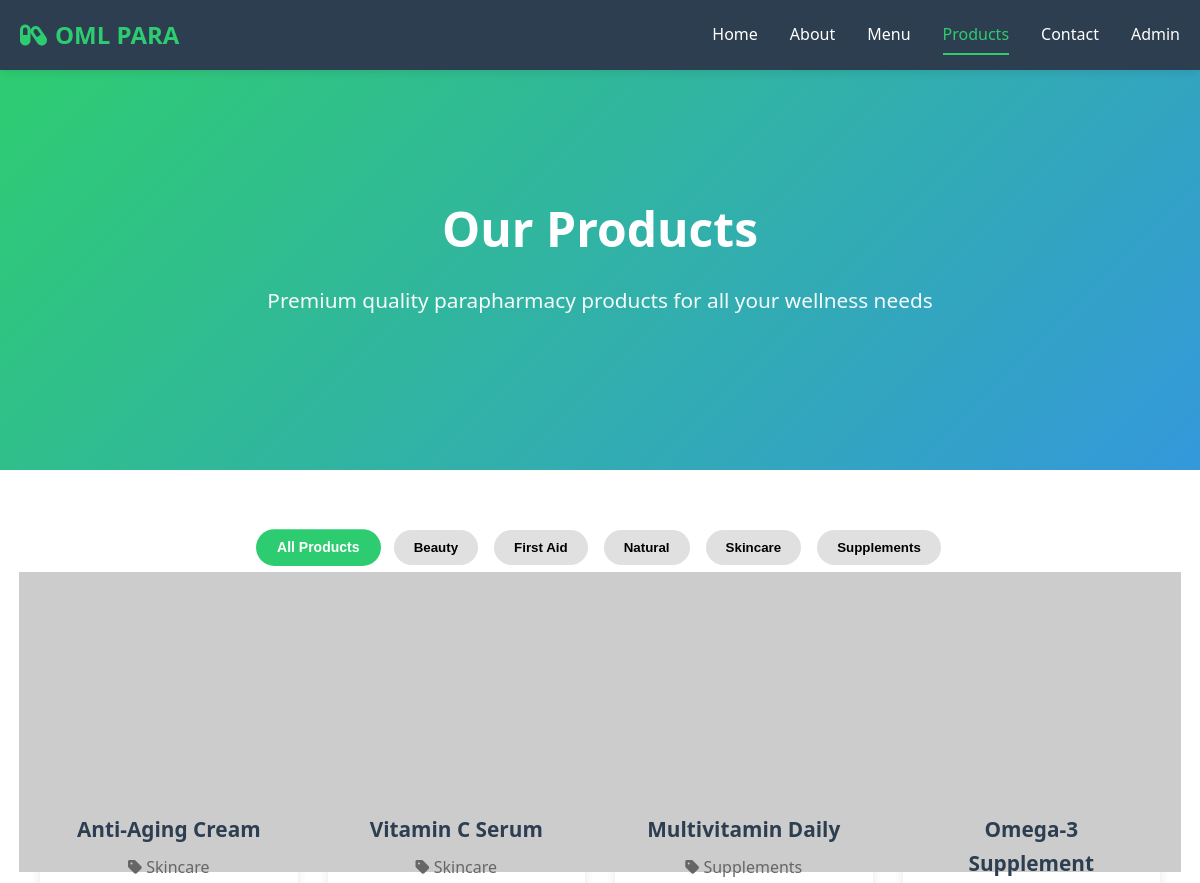
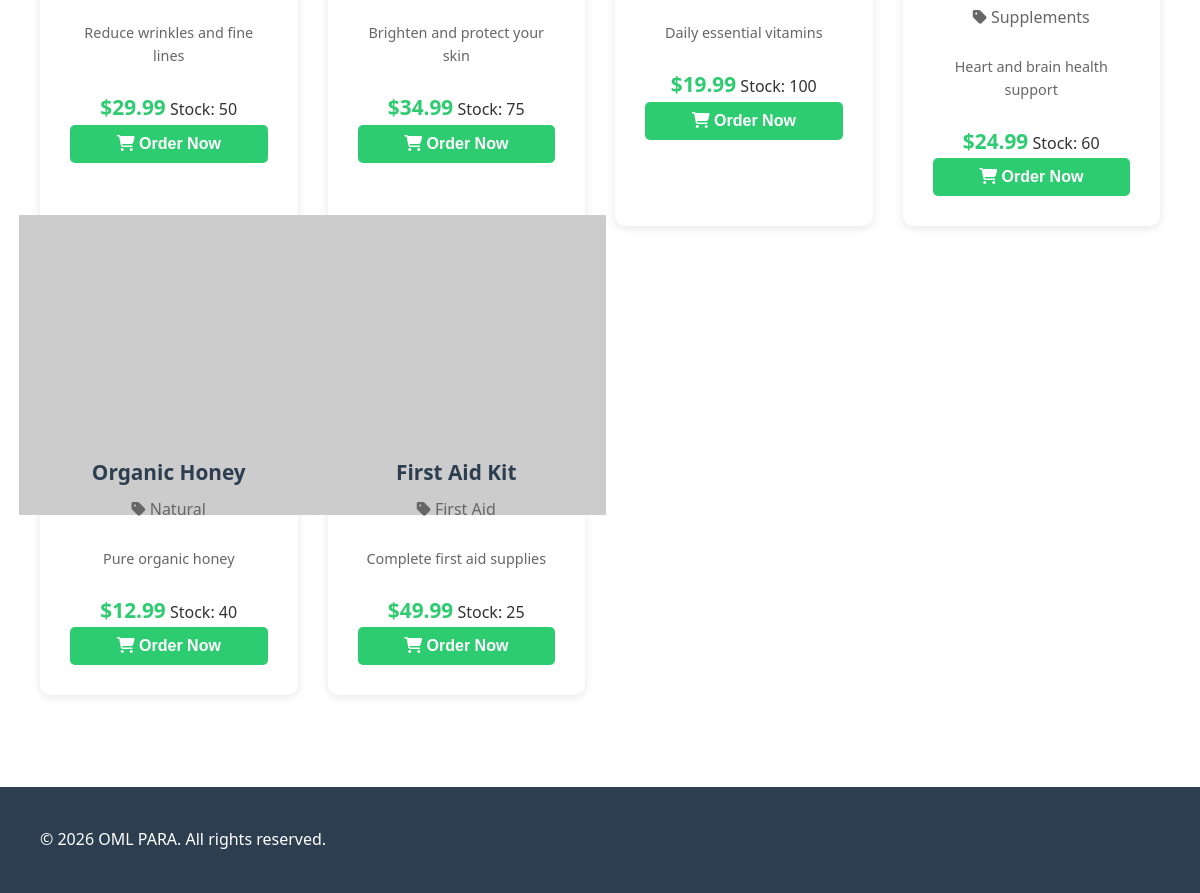
/products.php, run on the app's committed database (2 pictures, top to bottom).
### tables this page shows
CREATE TABLE IF NOT EXISTS categories (
    id INT PRIMARY KEY AUTO_INCREMENT,
    name VARCHAR(100) NOT NULL UNIQUE,
    description TEXT,
    slug VARCHAR(100) UNIQUE,
    created_at TIMESTAMP DEFAULT CURRENT_TIMESTAMP,
    updated_at TIMESTAMP DEFAULT CURRENT_TIMESTAMP ON UPDATE CURRENT_TIMESTAMP
);

CREATE TABLE IF NOT EXISTS products (
    id INT PRIMARY KEY AUTO_INCREMENT,
    category_id INT NOT NULL,
    name VARCHAR(200) NOT NULL,
    description TEXT,
    price DECIMAL(10, 2) NOT NULL,
    stock_quantity INT DEFAULT 0,
    is_available BOOLEAN DEFAULT 1,
    is_disabled BOOLEAN DEFAULT 0,
    image_url VARCHAR(255),
    created_at TIMESTAMP DEFAULT CURRENT_TIMESTAMP,
    updated_at TIMESTAMP DEFAULT CURRENT_TIMESTAMP ON UPDATE CURRENT_TIMESTAMP,
    FOREIGN KEY (category_id) REFERENCES categories(id) ON DELETE CASCADE
);

### config.php (called while the page is built, shortened)
<?php
function sanitize($input) {
    return htmlspecialchars($input, ENT_QUOTES, 'UTF-8');
}
?>

### products.php (the view, shortened to what this page needs)
<?php
require_once 'config.php';
$categories = $pdo->query('SELECT * FROM categories ORDER BY name')->fetchAll();
$sql = 'SELECT p.*, c.name as category_name FROM products p LEFT JOIN categories c ON p.category_id = c.id WHERE p.is_disabled = 0 AND p.is_available = 1';
$params = [];
$sql .= ' ORDER BY p.created_at DESC';
$stmt = $pdo->prepare($sql);
$stmt->execute($params);
$products = $stmt->fetchAll();
?>
<!DOCTYPE html>
<html lang="en">
<head>
    <link rel="stylesheet" href="styles.css">
    <link rel="stylesheet" href="https://cdnjs.cloudflare.com/ajax/libs/font-awesome/6.4.0/css/all.min.css">
</head>
<body>
    <nav class="navbar">
        <div class="nav-container">
            <div class="nav-logo">
                <i class="fas fa-capsules"></i>
                <span>OML PARA</span>
            </div>
            <ul class="nav-menu">
                <li class="nav-item"><a href="index.php" class="nav-link">Home</a></li>
                <li class="nav-item"><a href="about.php" class="nav-link">About</a></li>
                <li class="nav-item"><a href="menu.php" class="nav-link">Menu</a></li>
                <li class="nav-item"><a href="products.php" class="nav-link active">Products</a></li>
                <li class="nav-item"><a href="contact.php" class="nav-link">Contact</a></li>
                <li class="nav-item"><a href="admin/login.php" class="nav-link">Admin</a></li>
            </ul>
        </div>
    </nav>
    <section class="hero">
        <div class="hero-content">
            <h1>Our Products</h1>
            <p>Premium quality parapharmacy products for all your wellness needs</p>
        </div>
    </section>
    <section class="products-section">
        <div class="container">
            <div class="filter-buttons">
                <button class="filter-btn active" data-filter="all">All Products</button>
                <?php foreach ($categories as $cat): ?>
                    <button class="filter-btn" data-filter="<?php echo sanitize($cat['slug']); ?>">
                        <?php echo sanitize($cat['name']); ?>
                    </button>
                <?php endforeach; ?>
            </div>
            <div class="products-grid">
                <?php foreach ($products as $product): ?>
                    <div class="product-card filter-item" data-category="<?php echo sanitize($product['category_name']); ?>" data-slug="<?php echo sanitize($product['slug'] ?? strtolower(str_replace(' ', '-', $product['category_name']))); ?>">
                        <div class="product-image">
                            <img src="<?php echo $product['image_url'] ?: 'https://via.placeholder.com/300x300?text=' . urlencode($product['name']); ?>" alt="<?php echo sanitize($product['name']); ?>">
                        </div>
                        <div class="product-info">
                            <h3><?php echo sanitize($product['name']); ?></h3>
                            <p class="category">
                                <i class="fas fa-tag"></i> <?php echo sanitize($product['category_name']); ?>
                            </p>
                            <p class="description"><?php echo sanitize(substr($product['description'], 0, 80)); ?></p>
                            <div class="price-stock">
                                <span class="price">$<?php echo number_format($product['price'], 2); ?></span>
                                <span class="stock">Stock: <?php echo $product['stock_quantity']; ?></span>
                            </div>
                            <button class="btn btn-add-cart" onclick="orderProduct(<?php echo $product['id']; ?>, '<?php echo sanitize($product['name']); ?>', <?php echo $product['price']; ?>)" <?php echo !$product['is_available'] ? 'disabled' : ''; ?>>
                                <i class="fas fa-shopping-cart"></i> Order Now
                            </button>
                        </div>
                    </div>
                <?php endforeach; ?>
            </div>
        </div>
    </section>
    <footer class="footer">
        <div class="container">
            <p>&copy; 2026 OML PARA. All rights reserved.</p>
        </div>
    </footer>
</body>
</html>

### styles.css (style rules this page uses)
* { margin: 0; padding: 0; box-sizing: border-box; }
:root { --primary-color: #2ecc71; --secondary-color: #3498db; --dark-color: #2c3e50; --light-color: #ecf0f1; --text-color: #333; --border-color: #ddd; --shadow: 0 2px 10px rgba(0, 0, 0, 0.1); }
html { scroll-behavior: smooth; }
body { font-family: 'Segoe UI', Tahoma, Geneva, Verdana, sans-serif; line-height: 1.6; color: var(--text-color); background-color: #fff; }
.container { max-width: 1200px; margin: 0 auto; padding: 0 20px; }
.navbar { background-color: var(--dark-color); padding: 0; position: sticky; top: 0; z-index: 100; box-shadow: var(--shadow); }
.nav-container { max-width: 1200px; margin: 0 auto; padding: 1rem 20px; display: flex; justify-content: space-between; align-items: center; }
.nav-logo { color: var(--primary-color); font-size: 1.5rem; font-weight: bold; display: flex; align-items: center; gap: 0.5rem; }
.nav-menu { display: flex; list-style: none; gap: 2rem; }
.nav-item { position: relative; }
.nav-link { color: #fff; text-decoration: none; font-weight: 500; transition: color 0.3s; padding: 0.5rem 0; }
.nav-link:hover, .nav-link.active { color: var(--primary-color); border-bottom: 2px solid var(--primary-color); }
.hero { background: linear-gradient(135deg, var(--primary-color) 0%, var(--secondary-color) 100%); color: white; padding: 100px 20px; text-align: center; min-height: 400px; display: flex; align-items: center; justify-content: center; }
.hero-content { max-width: 800px; }
.hero h1 { font-size: 3rem; margin-bottom: 1rem; font-weight: bold; }
.hero p { font-size: 1.3rem; margin-bottom: 2rem; opacity: 0.95; }
.btn { padding: 12px 30px; border: none; border-radius: 5px; cursor: pointer; font-size: 1rem; font-weight: 600; transition: all 0.3s; text-decoration: none; display: inline-block; }
.btn-add-cart { background-color: var(--secondary-color); color: white; padding: 10px 20px; border: none; border-radius: 5px; cursor: pointer; transition: all 0.3s; font-weight: 600; }
.products-grid { display: grid; grid-template-columns: repeat(auto-fit, minmax(250px, 1fr)); gap: 30px; margin-bottom: 2rem; }
.product-card { background: white; padding: 30px; border-radius: 10px; text-align: center; box-shadow: var(--shadow); transition: all 0.3s; border-top: 4px solid var(--primary-color); }
.product-card h3 { font-size: 1.3rem; margin-bottom: 0.5rem; color: var(--dark-color); }
.product-card p { color: #666; margin-bottom: 1.5rem; }
.products-section { padding: 60px 20px; background-color: white; }
.filter-buttons { display: flex; justify-content: center; gap: 1rem; margin-bottom: 3rem; flex-wrap: wrap; }
.filter-btn { padding: 10px 20px; background-color: #e0e0e0; border: none; border-radius: 25px; cursor: pointer; transition: all 0.3s; font-weight: 600; }
.filter-btn.active, .filter-btn:hover { background-color: var(--primary-color); color: white; }
.product-image { width: 100%; height: 150px; background: linear-gradient(135deg, var(--primary-color), var(--secondary-color)); border-radius: 8px; display: flex; align-items: center; justify-content: center; margin-bottom: 1rem; font-size: 2.5rem; color: white; }
.price { font-size: 1.3rem; color: var(--primary-color); font-weight: bold; margin: 0.5rem 0; }
.description { font-size: 0.9rem; color: #666; margin-bottom: 1rem; }
footer, .footer { background-color: var(--dark-color); color: white; padding: 40px 20px; }
.hero { animation: fadeIn 0.8s ease-out; }
.hero h1 { animation: slideInDown 0.8s ease-out; }
.hero p { animation: fadeIn 1s ease-out 0.2s backwards; }
.product-card { animation: fadeIn 0.6s ease-out backwards; }
.products-grid .product-card:nth-child(1) { animation-delay: 0.1s; }
.products-grid .product-card:nth-child(2) { animation-delay: 0.2s; }
.products-grid .product-card:nth-child(3) { animation-delay: 0.3s; }
.products-grid .product-card:nth-child(4) { animation-delay: 0.4s; }
.btn { position: relative; }
.nav-link { position: relative; }
.nav-link::after { content: ''; position: absolute; bottom: -2px; left: 0; width: 0; height: 2px; background-color: var(--primary-color); transition: width 0.3s ease; }
.nav-link:hover::after, .nav-link.active::after { width: 100%; }
.filter-btn { transition: all 0.3s ease; }
.filter-btn:hover, .filter-btn.active { animation: pulse 0.6s ease-out; transform: scale(1.05); }

### products.php (style rules this page uses)
.btn-add-cart { width: 100%; padding: 10px; background: var(--primary-color); color: white; border: none; border-radius: 5px; cursor: pointer; font-weight: 600; transition: all 0.3s; }

### data on the page
categories: name "Beauty"
categories: name "First Aid"
categories: name "Natural"
categories: name "Skincare"
categories: name "Supplements"
products: name "Anti-Aging Cream", category.name "Skincare", description "Reduce wrinkles and fine lines", price "29.99", stock_quantity "50"
products: name "Vitamin C Serum", category.name "Skincare", description "Brighten and protect your skin", price "34.99", stock_quantity "75"
products: name "Multivitamin Daily", category.name "Supplements", description "Daily essential vitamins", price "19.99", stock_quantity "100"
products: name "Omega-3 Supplement", category.name "Supplements", description "Heart and brain health support", price "24.99", stock_quantity "60"
products: name "Organic Honey", category.name "Natural", description "Pure organic honey", price "12.99", stock_quantity "40"
products: name "First Aid Kit", category.name "First Aid", description "Complete first aid supplies", price "49.99", stock_quantity "25"
